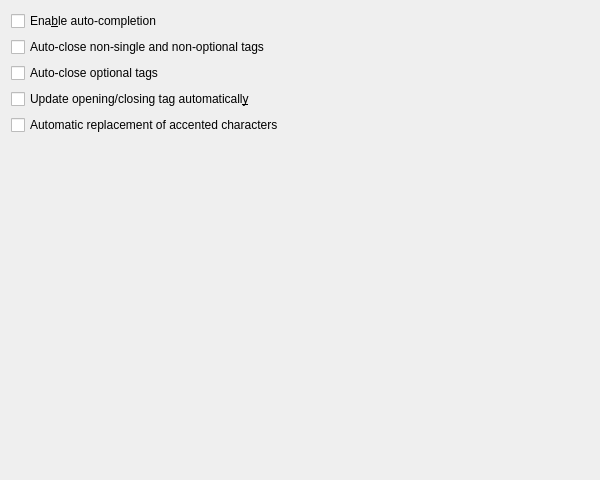
<ui version="4.0" >
 <class>AutocompletionConfigBase</class>
 <widget class="QWidget" name="AutocompletionConfigBase" >
  <property name="geometry" >
   <rect>
    <x>0</x>
    <y>0</y>
    <width>600</width>
    <height>480</height>
   </rect>
  </property>
  <property name="windowTitle" >
   <string>Autocompletion</string>
  </property>
  <layout class="QGridLayout" >
   <property name="margin" >
    <number>11</number>
   </property>
   <property name="spacing" >
    <number>6</number>
   </property>
   <item row="5" column="1" >
    <spacer>
     <property name="orientation" >
      <enum>Qt::Vertical</enum>
     </property>
     <property name="sizeType" >
      <enum>QSizePolicy::Expanding</enum>
     </property>
     <property name="sizeHint" >
      <size>
       <width>20</width>
       <height>230</height>
      </size>
     </property>
    </spacer>
   </item>
   <item row="0" column="0" >
    <widget class="QCheckBox" name="enableAutocompletion" >
     <property name="text" >
      <string>Ena&amp;ble auto-completion</string>
     </property>
    </widget>
   </item>
   <item row="4" column="0" >
    <widget class="QCheckBox" name="replaceAccented" >
     <property name="text" >
      <string>Automatic replacement of accented characters</string>
     </property>
     <property name="shortcut" >
      <string/>
     </property>
    </widget>
   </item>
   <item row="3" column="0" colspan="2" >
    <widget class="QCheckBox" name="updateClosingTags" >
     <property name="text" >
      <string>Update opening/closing tag automaticall&amp;y</string>
     </property>
    </widget>
   </item>
   <item row="1" column="0" >
    <widget class="QCheckBox" name="closeTags" >
     <property name="text" >
      <string>Auto-close non-single and non-optional tags</string>
     </property>
     <property name="shortcut" >
      <string/>
     </property>
    </widget>
   </item>
   <item row="2" column="0" >
    <widget class="QCheckBox" name="closeOptionalTags" >
     <property name="text" >
      <string>Auto-close optional tags</string>
     </property>
     <property name="shortcut" >
      <string/>
     </property>
    </widget>
   </item>
  </layout>
 </widget>
 <tabstops>
  <tabstop>enableAutocompletion</tabstop>
  <tabstop>updateClosingTags</tabstop>
 </tabstops>
 <resources/>
 <connections/>
</ui>
